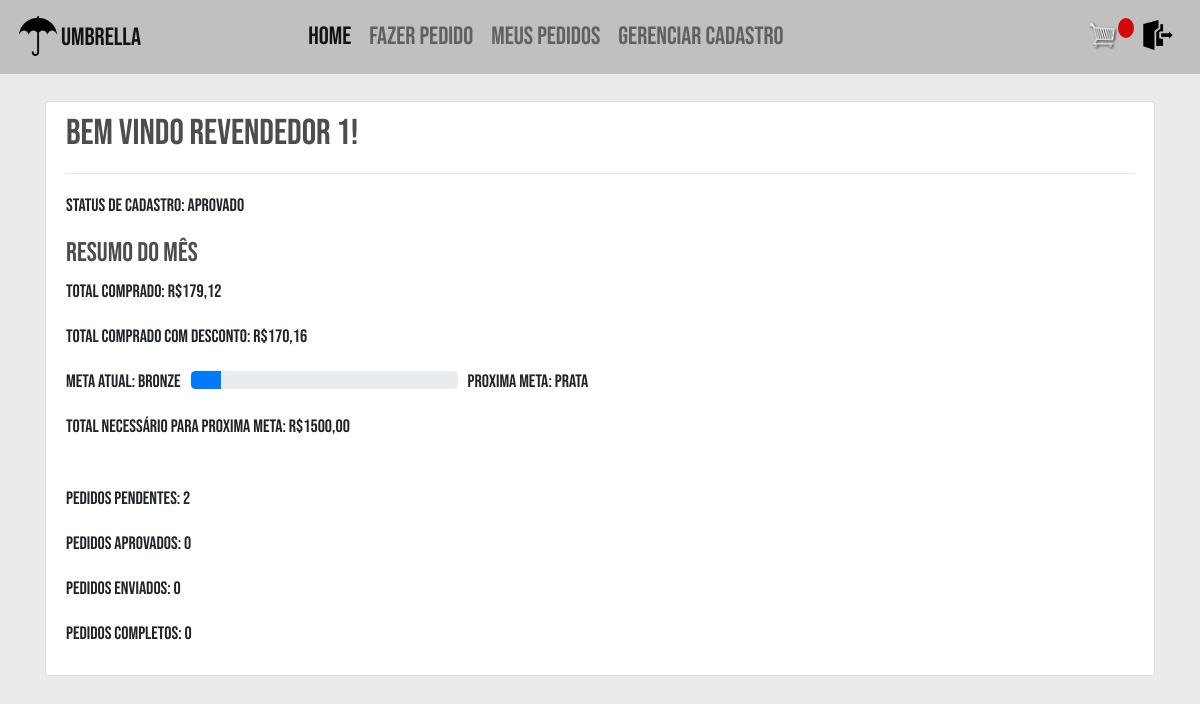
Page / (signed in) on the earlier database version.
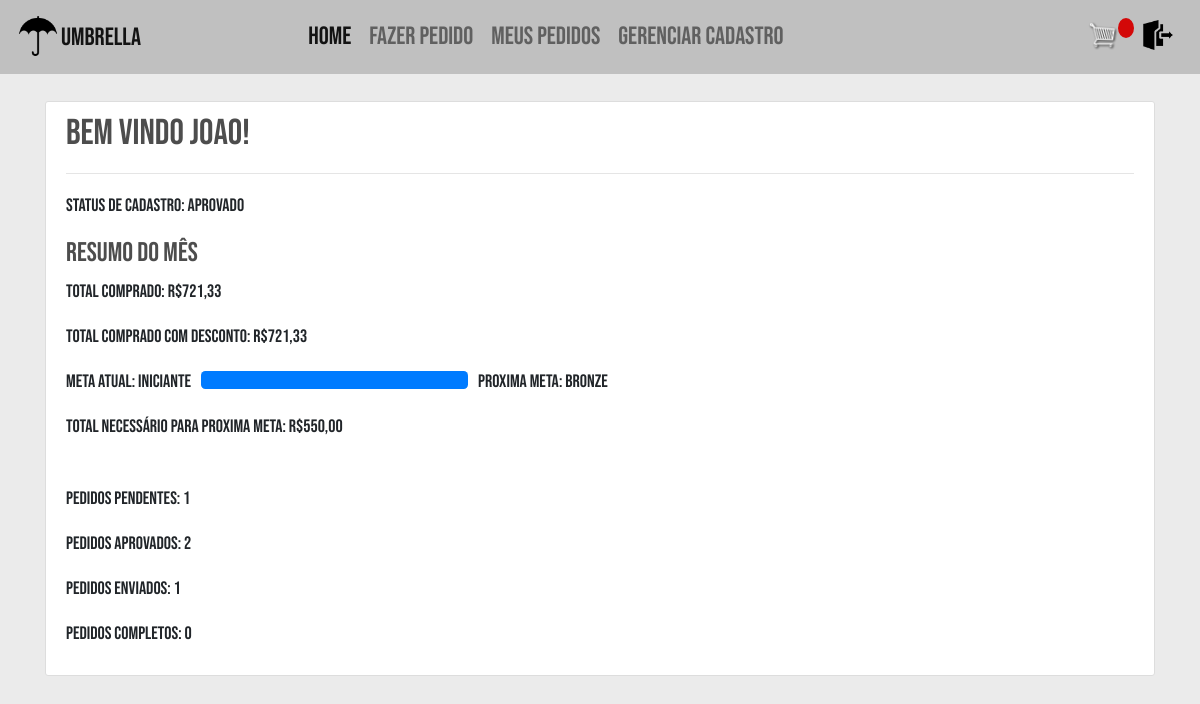
Same page on the later database version.
### users/models.py (models this page shows, shortened)
class User(AbstractBaseUser, PermissionsMixin):
    email = models.EmailField(_('email'), unique=True)
    is_staff = models.BooleanField(
        _('staff status'),
        default=False,
    )
    is_active = models.BooleanField(
        _('active'),
        default=True,
    )
    criado = models.DateTimeField(
        _('criado'),
        default=timezone.now,
    )
    class Types(models.TextChoices):
        REVENDEDOR = "REVENDEDOR", 'Revendedor'
        LOJA = "LOJA", 'Loja'
        SUPERVISOR = "SUPERVISOR", 'Supervisor'
        FRANQUIA = "FRANQUIA", 'Franquia'
    base_type = Types.REVENDEDOR
    type = models.CharField(
        _("tipo"), max_length=50, choices=Types.choices, default=base_type
    , null = True, blank = True)
    objects = UserManager()
    USERNAME_FIELD = 'email'
    class Meta:
        verbose_name = "Conta"
        verbose_name_plural = "Contas"
    def __str__(self):
        return self.email

### vendas/models.py (models this page shows, shortened)
class Revendedor(models.Model):
    user = models.OneToOneField(
        User, on_delete=models.CASCADE)
    nome = models.CharField(_("Nome"), max_length=100, blank=True)
    cpf = models.IntegerField(_("Cpf"), blank=True)
    telefone = models.CharField(_("Telefone"), max_length=15, blank=True)
    cep = models.CharField(_("CEP"), max_length=15, blank=True)
    endereco = models.CharField(_("Endereço"), max_length=200, blank=True)
    datanasc = models.DateField(
        _("Data de nascimento"), auto_now=False, auto_now_add=False, blank=True)
    supervisor = models.ForeignKey(Supervisor, verbose_name=_(
        "supervisor"), on_delete=models.SET_NULL, null=True, blank=True)
    """ data_ingressao = models.DateTimeField(
        _("Data de ingressão"), auto_now_add=True, blank=True) """
    meta = models.ForeignKey(
        Meta, on_delete=models.SET_NULL, null=True, blank=True)
    is_aprovado = models.BooleanField(_('Aprovado'), default=False)
    class Meta:
        verbose_name = "Revendedor"
        verbose_name_plural = "Revendedores"
    @property
    def total_comprado(self):
        pedidos = self.pedido_set.filter(completo=True)
        total = sum([pedido.get_meta_total for pedido in pedidos])
        return total
    @property
    def get_proxima_meta(self):
        metas = Meta.objects.filter(
            valor__gt=self.meta.valor).order_by('valor')
        if not metas:
            metas = Meta.objects.get(nivel='Diamante')
        return metas[0]

class Meta(models.Model):
    INICIANTE = "Iniciante"
    BRONZE = "Bronze"
    PRATA = "Prata"
    OURO = "Ouro"
    DIAMANTE = "Diamante"
    opcoes_nivel = [
        (INICIANTE, "iniciante"),
        (BRONZE, "bronze"),
        (PRATA, "prata"),
        (OURO, "ouro"),
        (DIAMANTE, "diamante"),
    ]
    nivel = models.CharField(choices=opcoes_nivel,
                             max_length=50)
    valor = models.FloatField(_("valor"))
    desconto = models.FloatField(_("desconto"))

### vendas/views.py (the view, shortened to what this page needs)
# urls.py: 2. Add a URL to urlpatterns:  path('', views.home, name='home')
@login_required
def home(request):
    now = datetime.datetime.now()
    user = request.user
    context = {'user': user}
    if hasattr(user, 'revendedor'):
        pedidos = user.revendedor.pedido_set.filter(completo = True,
            data__month=now.month)
        width = str((user.revendedor.total_comprado /
                    user.revendedor.get_proxima_meta.valor) * 100) + '%'
        total = sum([pedido.get_meta_total for pedido in pedidos])
        subtotal = sum([pedido.get_carrinho_total for pedido in pedidos])
        qtde_pedidos_pendentes = pedidos.filter(completo=True, status=Pedido.APROV_PEND).count()
        qtde_pedidos_aprovados = pedidos.filter(status=Pedido.APROVADO).count()
        qtde_pedidos_enviados = pedidos.filter(status=Pedido.ENVIADO).count()
        qtde_pedidos_finalizados = pedidos.filter(status=Pedido.FINALIZADO).count()
        context = {
            'user': user,
            'width': width,
            'total': total,
            'subtotal': subtotal,
            'qtde_pedidos_pendentes': qtde_pedidos_pendentes,
            'qtde_pedidos_aprovados': qtde_pedidos_aprovados,
            'qtde_pedidos_enviados': qtde_pedidos_enviados,
            'qtde_pedidos_finalizados': qtde_pedidos_finalizados,
        }
    elif user.type == 'REVENDEDOR':
        sweetify.info(request, 'Por favor, finalize seu cadastro!')
        return redirect('perfil')
    else:
        sweetify.info(request, 'Por favor, aguarde a configuração da sua conta!')
    return render(request, 'vendas/home.html', context)

### vendas/models.py (called while the page is built)
    @property
    def get_meta_total(self):
        subtotal = self.get_carrinho_total
        if self.revendedor:
            total = subtotal * (1 - (self.revendedor.meta.desconto / 100))
        else:
            total = subtotal
        return total

    @property
    def get_carrinho_total(self):
        itenspedido = self.itempedido_set.filter()
        total = sum([item.get_total for item in itenspedido])
        return total

    @property
    def get_total(self):
        total = self.produto.preco * self.quantidade
        return total

### vendas/templates/vendas/home.html (shortened to what this page needs)
{% extends "vendas/base.html" %}
{% block content %}
<div class="content-section">
    {% if user.type == "REVENDEDOR" %}
        <h2>Bem vindo {{user.revendedor.nome}}!</h2>
        <hr>
        {% if user.revendedor.is_aprovado %}
            <p>Status de cadastro: Aprovado</p>
        {% else %}
            <p>Status de cadastro: Pendente</p>
        {% endif %}
        <h4>Resumo do mês</h4>
        <p>Total comprado: R${{subtotal|floatformat:2}}</p>
        <p>Total comprado com desconto: R${{total|floatformat:2}}</p>
        <div class="container-barra">
            <p>Meta atual: {{user.revendedor.meta.nivel}}</p>
            <div class="progress">
                <div class="progress-bar" role="progressbar" aria-valuenow="0" aria-valuemin="0" aria-valuemax="100" style="width:{{width}}"></div>
            </div>
            <p>Proxima meta: {{user.revendedor.get_proxima_meta.nivel}}</p>
        </div>
        <p>Total necessário para proxima meta: R${{user.revendedor.get_proxima_meta.valor|floatformat:2}}</p>
        <br>
        <p>Pedidos pendentes: {{ qtde_pedidos_pendentes }}</p>
        <p>Pedidos aprovados: {{ qtde_pedidos_aprovados }}</p>
        <p>Pedidos enviados: {{ qtde_pedidos_enviados }}</p>
        <p>Pedidos completos: {{ qtde_pedidos_finalizados }}</p>
    {% endif %}
</div>
{% endblock content %}

Differences in the rows shown:
changed User "Bronze": revendedor.nome "revendedor 1" → "joao"; revendedor.meta.nivel "Bronze" → "Iniciante"; revendedor.get_proxima_meta.nivel "Prata" → "Bronze"; revendedor.get_proxima_meta.valor "1500,00" → "550,00"
Other differences:
{{ subtotal|floatformat:2 }}: "179,12" → "721,33"
{{ total|floatformat:2 }}: "170,16" → "721,33"
{{ width }}: 11.344266666666666% → 131.1509090909091% (drawn)
{{ qtde_pedidos_pendentes }}: "2" → "1"
{{ qtde_pedidos_aprovados }}: "0" → "2"
{{ qtde_pedidos_enviados }}: "0" → "1"
